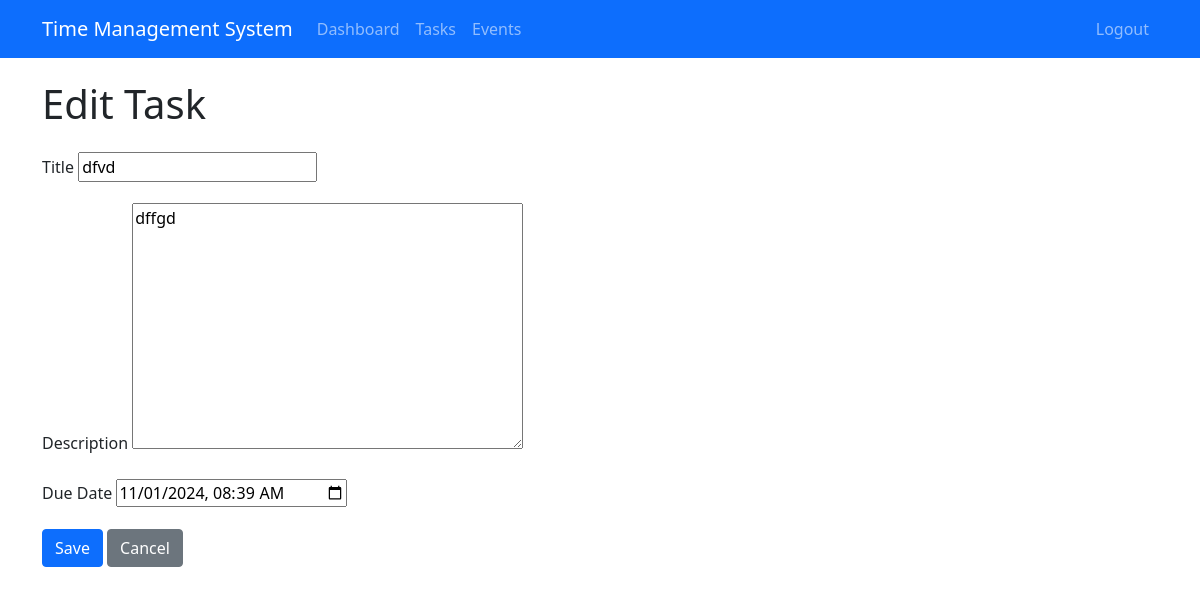
Screenshot of /tasks/edit/3/ (signed in) with the database file from the repository.
### time_manager/models.py (models this page shows, shortened)
class Task(models.Model):
    title = models.CharField(max_length=200)
    description = models.TextField(blank=True, null=True)
    due_date = models.DateTimeField()
    completed = models.BooleanField(default=False)
    user = models.ForeignKey(User, on_delete=models.CASCADE)
    created_at = models.DateTimeField(auto_now_add=True)
    updated_at = models.DateTimeField(auto_now=True)

### time_manager/views.py (the view)
# urls.py: path('tasks/edit/<int:task_id>/', views.edit_task, name='edit_task'),
@login_required
def edit_task(request, task_id):
    task = get_object_or_404(Task, id=task_id, user=request.user)
    if request.method == 'POST':
        form = TaskForm(request.POST, instance=task)
        if form.is_valid():
            form.save()
            return redirect('task_list')
    else:
        form = TaskForm(instance=task)
    return render(request, 'time_manager/task_form.html', {'form': form, 'task': task})

### time_manager/forms.py
class TaskForm(forms.ModelForm):
    class Meta:
        model = Task
        fields = ['title', 'description', 'due_date']
        widgets = {
            'due_date': forms.DateTimeInput(attrs={'type': 'datetime-local'}),
        }

### time_manager/templates/time_manager/task_form.html (shortened to what this page needs)
{% extends 'time_manager/base.html' %}
{% block content %}
<h1 class="mb-4">{% if task %}Edit Task{% else %}Add Task{% endif %}</h1>
<form method="post">
    <div class="mb-3">
        <label for="{{ form.title.id_for_label }}" class="form-label">Title</label>
        {{ form.title }}
    </div>
    <div class="mb-3">
        <label for="{{ form.description.id_for_label }}" class="form-label">Description</label>
        {{ form.description }}
    </div>
    <div class="mb-3">
        <label for="{{ form.due_date.id_for_label }}" class="form-label">Due Date</label>
        {{ form.due_date }}
    </div>
    <button type="submit" class="btn btn-primary">Save</button>
    <a href="{% url 'task_list' %}" class="btn btn-secondary">Cancel</a>
</form>
{% endblock %}

### time_manager/templates/time_manager/base.html (style rules this page uses)
body { padding-top: 60px; }

### rows the page displays
Task: title "dfvd", description "dffgd", due_date "11/01/2024 08:39"
